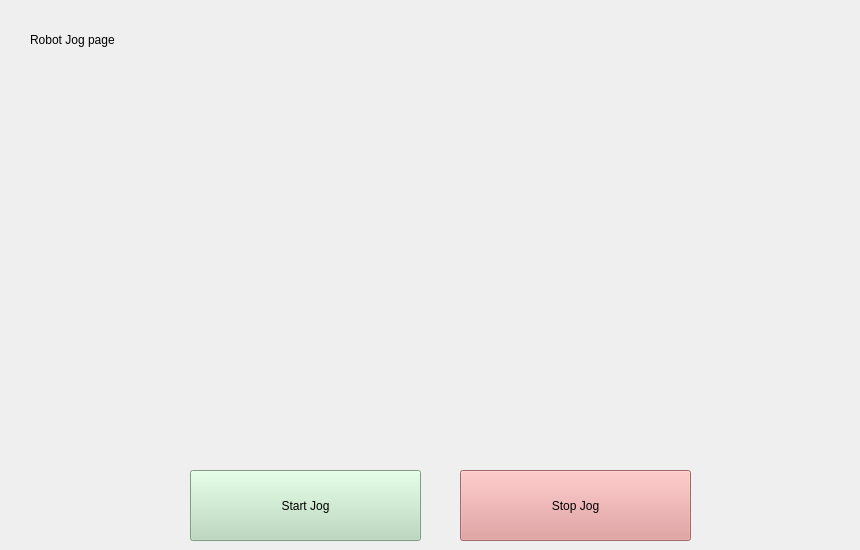
     <widget class="QWidget" name="page_3">
      <widget class="QLabel" name="label_142">
       <property name="geometry">
        <rect>
         <x>30</x>
         <y>30</y>
         <width>201</width>
         <height>20</height>
        </rect>
       </property>
       <property name="styleSheet">
        <string notr="true">font: 10pt &quot;Courier&quot;;</string>
       </property>
       <property name="text">
        <string>Robot Jog page</string>
       </property>
       <property name="alignment">
        <set>Qt::AlignLeading|Qt::AlignLeft|Qt::AlignVCenter</set>
       </property>
      </widget>
      <widget class="QLabel" name="label_6">
       <property name="geometry">
        <rect>
         <x>50</x>
         <y>80</y>
         <width>801</width>
         <height>301</height>
        </rect>
       </property>
       <property name="text">
        <string/>
       </property>
       <property name="pixmap">
        <pixmap resource="test.qrc">:/newPrefix/image-klui/keyboard.png</pixmap>
       </property>
       <property name="scaledContents">
        <bool>true</bool>
       </property>
      </widget>
      <widget class="QPushButton" name="pushButton_14">
       <property name="geometry">
        <rect>
         <x>190</x>
         <y>470</y>
         <width>231</width>
         <height>71</height>
        </rect>
       </property>
       <property name="styleSheet">
        <string notr="true">font: 19pt &quot;Courier&quot;;
background-color: rgb(181, 216, 184);</string>
       </property>
       <property name="text">
        <string>Start Jog</string>
       </property>
      </widget>
      <widget class="QPushButton" name="pushButton_15">
       <property name="geometry">
        <rect>
         <x>460</x>
         <y>470</y>
         <width>231</width>
         <height>71</height>
        </rect>
       </property>
       <property name="styleSheet">
        <string notr="true">font: 19pt &quot;Courier&quot;;
background-color: rgb(225, 147, 147);</string>
       </property>
       <property name="text">
        <string>Stop Jog</string>
       </property>
      </widget>
     </widget>
